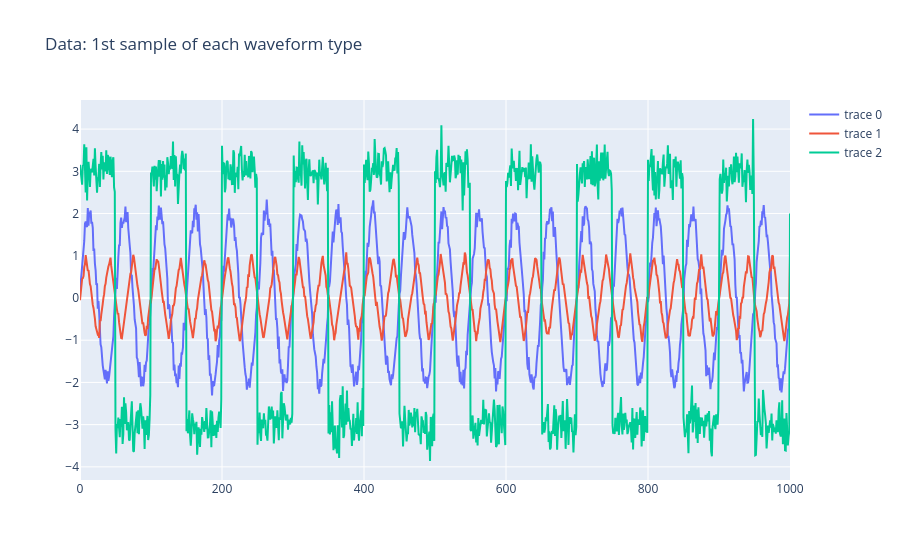
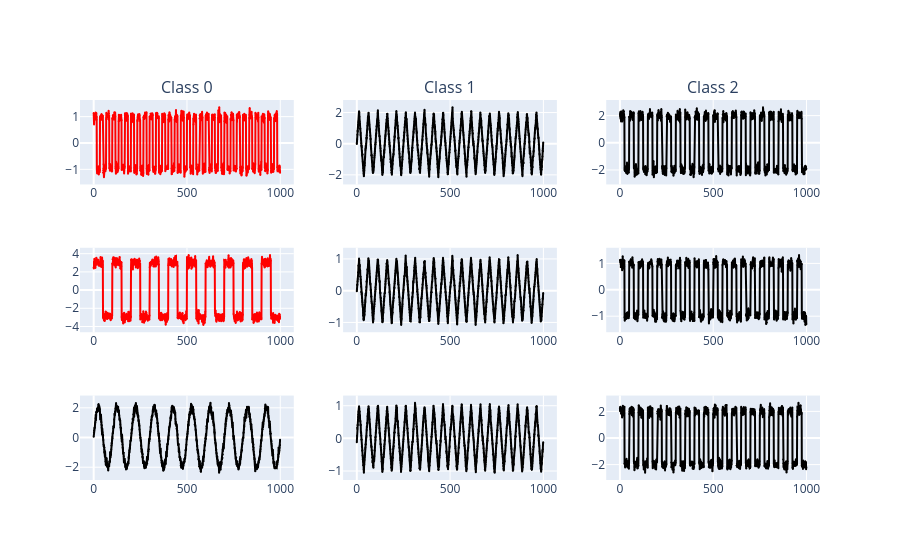
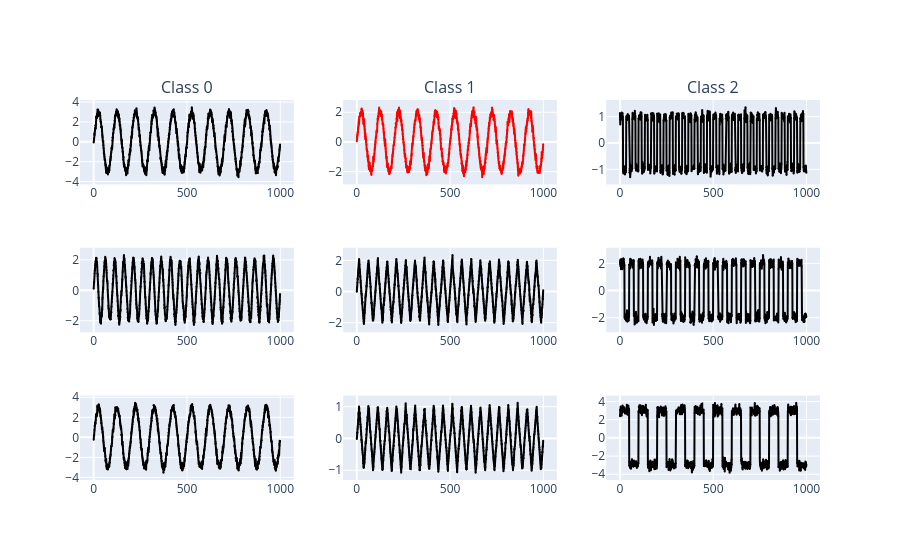

The notebook cell these images were saved under, in order:
### Code cell
# GET TIME SERIES DATASET & PRINT SAMPLE DATA
import numpy as np
import random
from lib.dsp import sine_wave, triangle_wave, square_wave, generate_class_data, add_white_noise
from pathlib import Path # pathlib is OS agnostic
from sklearn.model_selection import train_test_split

# import the classifier builders from the cloned python files
import lib.classification as skc

""" Uncomment this code by putting a pound symbol prior to the triple quotes and
# comment out the generate_regression_data below to run code on sk_learn
# diabetes data

p = Path('.')
data_path = p / "data"
data = np.load(data_path / "synthetic_dataset.npy")

x = data[:, :data.shape[1]-1]  # data
y = data[:, -1] # label
#"""

# generate random sine waves, triangle waves, & square waves.  Labels are wave type
x, y = generate_class_data(wave_number=100,noise=True)

# Normalize Data
#x = (x - x.mean(axis=0)) / x.std(axis=0)

X_train, X_test, y_train, y_test = train_test_split(x, y, test_size=0.10, random_state=42)

n_classes = int(np.amax(y_train)+1)
print("number of classes is ",n_classes)

# SETUP & RUN NAIVE BAYES GRIDSEARCH TRAINING & TESTING

bnb = skc.pipeBuild_BernoulliNB()
gnb = skc.pipeBuild_GaussianNB()

names=['Bernoulli NB','Guassian NB']
pipes=[bnb,gnb]

# Build and run a grid search for classifiers.  Outputs best model and heat map of each type.
skc.gridsearch_classifier(names=names,pipes=pipes,X_train=X_train,X_test=X_test,y_train=y_train,y_test=y_test,plot_number=3)

### Figure 1 — Plotly figure (JSON) as saved in the notebook; plotly's stock layout.template omitted (floating-point values rounded to 4 significant figures; data arrays with more than 128 entries replaced by an {"elided": "..."} marker saying what was removed)
{"data": [{"type": "scatter", "x": {"elided": "1001 int values"}, "y": {"elided": "1001 float values"}}, {"type": "scatter", "x": {"elided": "1001 int values"}, "y": {"elided": "1001 float values"}}, {"type": "scatter", "x": {"elided": "1001 int values"}, "y": {"elided": "1001 float values"}}], "layout": {"title": {"text": "Data: 1st sample of each waveform type"}}}

### Figure 2 — Plotly figure (JSON) as saved in the notebook; plotly's stock layout.template omitted (floating-point values rounded to 4 significant figures; data arrays with more than 128 entries replaced by an {"elided": "..."} marker saying what was removed)
{"data": [{"marker": {"color": "red", "size": 2}, "mode": "lines+markers", "type": "scatter", "x": {"elided": "1000 int values"}, "xaxis": "x", "y": {"elided": "1000 float values"}, "yaxis": "y"}, {"marker": {"color": "red", "size": 2}, "mode": "lines+markers", "type": "scatter", "x": {"elided": "1000 int values"}, "xaxis": "x4", "y": {"elided": "1000 float values"}, "yaxis": "y4"}, {"marker": {"color": "black", "size": 2}, "mode": "lines+markers", "type": "scatter", "x": {"elided": "1000 int values"}, "xaxis": "x7", "y": {"elided": "1000 float values"}, "yaxis": "y7"}, {"marker": {"color": "black", "size": 2}, "mode": "lines+markers", "type": "scatter", "x": {"elided": "1000 int values"}, "xaxis": "x2", "y": {"elided": "1000 float values"}, "yaxis": "y2"}, {"marker": {"color": "black", "size": 2}, "mode": "lines+markers", "type": "scatter", "x": {"elided": "1000 int values"}, "xaxis": "x5", "y": {"elided": "1000 float values"}, "yaxis": "y5"}, {"marker": {"color": "black", "size": 2}, "mode": "lines+markers", "type": "scatter", "x": {"elided": "1000 int values"}, "xaxis": "x8", "y": {"elided": "1000 float values"}, "yaxis": "y8"}, {"marker": {"color": "black", "size": 2}, "mode": "lines+markers", "type": "scatter", "x": {"elided": "1000 int values"}, "xaxis": "x3", "y": {"elided": "1000 float values"}, "yaxis": "y3"}, {"marker": {"color": "black", "size": 2}, "mode": "lines+markers", "type": "scatter", "x": {"elided": "1000 int values"}, "xaxis": "x6", "y": {"elided": "1000 float values"}, "yaxis": "y6"}, {"marker": {"color": "black", "size": 2}, "mode": "lines+markers", "type": "scatter", "x": {"elided": "1000 int values"}, "xaxis": "x9", "y": {"elided": "1000 float values"}, "yaxis": "y9"}], "layout": {"annotations": [{"font": {"size": 16}, "showarrow": false, "text": "Class 0", "x": 0.1444, "xanchor": "center", "xref": "paper", "y": 1, "yanchor": "bottom", "yref": "paper"}, {"font": {"size": 16}, "showarrow": false, "text": "Class 1", "x": 0.5, "xanchor": "center", "xref": "paper", "y": 1, "yanchor": "bottom", "yref": "paper"}, {"font": {"size": 16}, "showarrow": false, "text": "Class 2", "x": 0.8556, "xanchor": "center", "xref": "paper", "y": 1, "yanchor": "bottom", "yref": "paper"}], "showlegend": false, "xaxis": {"anchor": "y", "domain": [0, 0.2889]}, "xaxis2": {"anchor": "y2", "domain": [0.3556, 0.6444]}, "xaxis3": {"anchor": "y3", "domain": [0.7111, 1]}, "xaxis4": {"anchor": "y4", "domain": [0, 0.2889]}, "xaxis5": {"anchor": "y5", "domain": [0.3556, 0.6444]}, "xaxis6": {"anchor": "y6", "domain": [0.7111, 1]}, "xaxis7": {"anchor": "y7", "domain": [0, 0.2889]}, "xaxis8": {"anchor": "y8", "domain": [0.3556, 0.6444]}, "xaxis9": {"anchor": "y9", "domain": [0.7111, 1]}, "yaxis": {"anchor": "x", "domain": [0.7778, 1]}, "yaxis2": {"anchor": "x2", "domain": [0.7778, 1]}, "yaxis3": {"anchor": "x3", "domain": [0.7778, 1]}, "yaxis4": {"anchor": "x4", "domain": [0.3889, 0.6111]}, "yaxis5": {"anchor": "x5", "domain": [0.3889, 0.6111]}, "yaxis6": {"anchor": "x6", "domain": [0.3889, 0.6111]}, "yaxis7": {"anchor": "x7", "domain": [0, 0.2222]}, "yaxis8": {"anchor": "x8", "domain": [0, 0.2222]}, "yaxis9": {"anchor": "x9", "domain": [0, 0.2222]}}}

### Figure 3 — Plotly figure (JSON) as saved in the notebook; plotly's stock layout.template omitted (floating-point values rounded to 4 significant figures; data arrays with more than 128 entries replaced by an {"elided": "..."} marker saying what was removed)
{"data": [{"marker": {"color": "black", "size": 2}, "mode": "lines+markers", "type": "scatter", "x": {"elided": "1000 int values"}, "xaxis": "x", "y": {"elided": "1000 float values"}, "yaxis": "y"}, {"marker": {"color": "black", "size": 2}, "mode": "lines+markers", "type": "scatter", "x": {"elided": "1000 int values"}, "xaxis": "x4", "y": {"elided": "1000 float values"}, "yaxis": "y4"}, {"marker": {"color": "black", "size": 2}, "mode": "lines+markers", "type": "scatter", "x": {"elided": "1000 int values"}, "xaxis": "x7", "y": {"elided": "1000 float values"}, "yaxis": "y7"}, {"marker": {"color": "red", "size": 2}, "mode": "lines+markers", "type": "scatter", "x": {"elided": "1000 int values"}, "xaxis": "x2", "y": {"elided": "1000 float values"}, "yaxis": "y2"}, {"marker": {"color": "black", "size": 2}, "mode": "lines+markers", "type": "scatter", "x": {"elided": "1000 int values"}, "xaxis": "x5", "y": {"elided": "1000 float values"}, "yaxis": "y5"}, {"marker": {"color": "black", "size": 2}, "mode": "lines+markers", "type": "scatter", "x": {"elided": "1000 int values"}, "xaxis": "x8", "y": {"elided": "1000 float values"}, "yaxis": "y8"}, {"marker": {"color": "black", "size": 2}, "mode": "lines+markers", "type": "scatter", "x": {"elided": "1000 int values"}, "xaxis": "x3", "y": {"elided": "1000 float values"}, "yaxis": "y3"}, {"marker": {"color": "black", "size": 2}, "mode": "lines+markers", "type": "scatter", "x": {"elided": "1000 int values"}, "xaxis": "x6", "y": {"elided": "1000 float values"}, "yaxis": "y6"}, {"marker": {"color": "black", "size": 2}, "mode": "lines+markers", "type": "scatter", "x": {"elided": "1000 int values"}, "xaxis": "x9", "y": {"elided": "1000 float values"}, "yaxis": "y9"}], "layout": {"annotations": [{"font": {"size": 16}, "showarrow": false, "text": "Class 0", "x": 0.1444, "xanchor": "center", "xref": "paper", "y": 1, "yanchor": "bottom", "yref": "paper"}, {"font": {"size": 16}, "showarrow": false, "text": "Class 1", "x": 0.5, "xanchor": "center", "xref": "paper", "y": 1, "yanchor": "bottom", "yref": "paper"}, {"font": {"size": 16}, "showarrow": false, "text": "Class 2", "x": 0.8556, "xanchor": "center", "xref": "paper", "y": 1, "yanchor": "bottom", "yref": "paper"}], "showlegend": false, "xaxis": {"anchor": "y", "domain": [0, 0.2889]}, "xaxis2": {"anchor": "y2", "domain": [0.3556, 0.6444]}, "xaxis3": {"anchor": "y3", "domain": [0.7111, 1]}, "xaxis4": {"anchor": "y4", "domain": [0, 0.2889]}, "xaxis5": {"anchor": "y5", "domain": [0.3556, 0.6444]}, "xaxis6": {"anchor": "y6", "domain": [0.7111, 1]}, "xaxis7": {"anchor": "y7", "domain": [0, 0.2889]}, "xaxis8": {"anchor": "y8", "domain": [0.3556, 0.6444]}, "xaxis9": {"anchor": "y9", "domain": [0.7111, 1]}, "yaxis": {"anchor": "x", "domain": [0.7778, 1]}, "yaxis2": {"anchor": "x2", "domain": [0.7778, 1]}, "yaxis3": {"anchor": "x3", "domain": [0.7778, 1]}, "yaxis4": {"anchor": "x4", "domain": [0.3889, 0.6111]}, "yaxis5": {"anchor": "x5", "domain": [0.3889, 0.6111]}, "yaxis6": {"anchor": "x6", "domain": [0.3889, 0.6111]}, "yaxis7": {"anchor": "x7", "domain": [0, 0.2222]}, "yaxis8": {"anchor": "x8", "domain": [0, 0.2222]}, "yaxis9": {"anchor": "x9", "domain": [0, 0.2222]}}}
